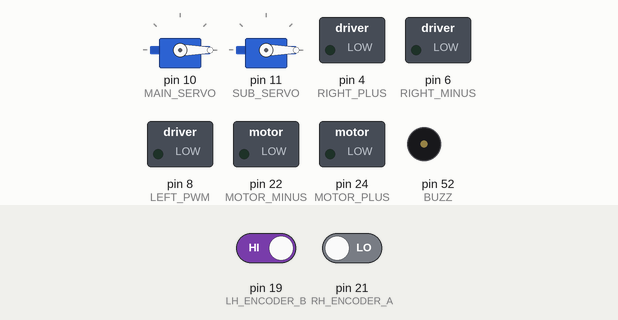
Recording of a sketch running on a simulated Arduino Mega 2560, built with avr-gcc and run on an emulated ATmega2560. On the bench: 2 × servo, switched loads named in the sketch (green lamp = pin HIGH), buzzer (waves = sounding, pin HIGH). Inputs (shaded band) come from the test bench; at power-on: pin 19 (LH_ENCODER_B) HIGH, pin 21 (RH_ENCODER_A) LOW.

Above: at 0.1 s.
At 1.46 s:
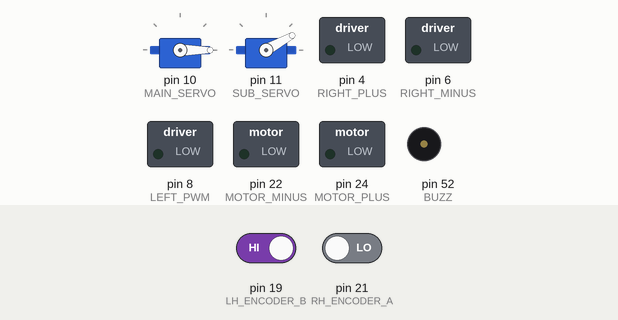
At 2.0 s:
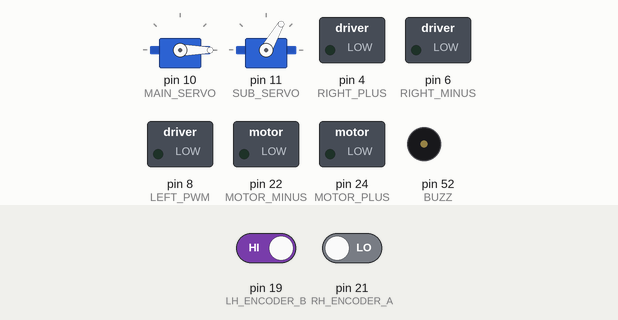
Timing chart, 0 to 3.5 s (numbered marks = the images above):
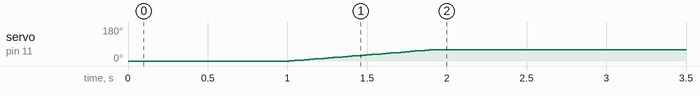

Measured:
- by itself, servo on pin 11 (SUB_SERVO): moves from 0° to 60° over 0.90 s

The sketch:

servoMain.ino
```cpp
#include <QTRSensors.h>
#include <NewPing.h>
#include <Servo.h>

#define TRIGGER_PIN  13
#define ECHO_PIN     12
#define MAX_DISTANCE 200
NewPing sonar(TRIGGER_PIN, ECHO_PIN, MAX_DISTANCE);

#define NUM_SENSORS   8
#define TIMEOUT       2500
#define EMITTER_PIN   2
QTRSensorsRC qtrrc((unsigned char[]) {48, 46, 42, 40, 38, 36,34,32},NUM_SENSORS, TIMEOUT, EMITTER_PIN);
unsigned int sensorValues[NUM_SENSORS];

#define LEFT_PLUS 7
#define LEFT_MINUS 9
#define LEFT_PWM 8

#define RIGHT_PLUS 4
#define RIGHT_MINUS 6
#define RIGHT_PWM 5

#define RH_ENCODER_A 21 //black
#define RH_ENCODER_B 20 // red
#define LH_ENCODER_A 18 //blue
#define LH_ENCODER_B 19 // white

#define SWITCH 50
#define BUZZ 52

#define IS_SWITCH_OPEN digitalRead(SWITCH)>0

#define LIMIT 31
#define LIMIT_NOT_PRESSED (digitalRead(LIMIT)>0)

volatile unsigned long leftCount = 0;
volatile unsigned long rightCount = 0;

#define MAIN_SERVO 10
#define SUB_SERVO 11

#define MOTOR_PLUS 24
#define MOTOR_MINUS 22

Servo mainServo;
Servo subServo;

void setup() {

  // set Motor PINS
  for(int i=4;i<=9;i+=2){
    pinMode(i,OUTPUT);
  }
  // Encorder
  pinMode(LH_ENCODER_A, INPUT);
  pinMode(LH_ENCODER_B, INPUT);
  pinMode(RH_ENCODER_A, INPUT);
  pinMode(RH_ENCODER_B, INPUT);

  // initialize hardware interrupts
  attachInterrupt(4, leftEncoderEvent, CHANGE);
  attachInterrupt(2, rightEncoderEvent, CHANGE);
  //for sensor panel
  for(int i=32;i<=48;i+=2){
    pinMode(i,INPUT);
  }

  pinMode(BUZZ,OUTPUT);
  Serial.begin(9600);

  //servo
  mainServo.attach(MAIN_SERVO);
  mainServo.write(0);

  subServo.attach(SUB_SERVO);
  subServo.write(0);
  //limit
  pinMode(LIMIT,INPUT);

  // motor
  pinMode(MOTOR_PLUS,OUTPUT);
  pinMode(MOTOR_MINUS,OUTPUT);
}


void loop() {
  //testA();
  delay(1000);
  for (int pos = 0; pos <=60; pos +=1) { // goes from 0 degrees to 180 degrees
    // in steps of 1 degree
    subServo.write(pos);              // tell servo to go to position in variable 'pos'
    delay(15);                       // waits 15ms for the servo to reach the position
  }
  while(1);
}

void testA(){
  //checkPanel();
  //lMotorForward(255);
  //rMotorForward(255);

  /* check Enc*/

//  motorForward(255,255);
//  Serial.print("L: ");
//  Serial.print(leftCount);
//  Serial.print("\tright: ");
//  Serial.println(rightCount);
/*PWM*/
//  for(int i=255;i>20;i--){
//    motorForward(i,i);
//    Serial.println(i);
//    delay(1);
//  }

/* sonar */
//Serial.println(readSonar());
//delay(300);

/* switch and buzer*/
//while(IS_SWITCH_OPEN);
//beep(3);

/*limit*/
//while(LIMIT_NOT_PRESSED);
//beep(3);

/*motor*/
//motorUp();
//delay(60);
//while(LIMIT_NOT_PRESSED);
//motorStopUpDown();
//while(1);

/*servo main*/
//for (int pos = 0; pos > -90; pos --) { // goes from 0 degrees to 180 degrees
//    // in steps of 1 degree
//    mainServo.write(pos);              // tell servo to go to position in variable 'pos'
//    delay(15);                       // waits 15ms for the servo to reach the position
//  }
//  while(1);

}

void beep(int i){
    for(int j=0;j<i;j++){
      digitalWrite(52,HIGH);
      delay(30);
      digitalWrite(52,LOW);
      delay(50);
    }
}

void checkPanel(){
  qtrrc.read(sensorValues);
  for (unsigned char i = 0; i < NUM_SENSORS; i++)
  {
    Serial.print(sensorValues[i]/2500);
    Serial.print('\t');
  }
  Serial.println();

  delay(250);
}

void leftEncoderEvent() {
  if (digitalRead(LH_ENCODER_A) == HIGH) {
    if (digitalRead(LH_ENCODER_B) == LOW) {
      leftCount++;
    } else {
      leftCount--;
    }
  } else {
    if (digitalRead(LH_ENCODER_B) == LOW) {
      leftCount--;
    } else {
      leftCount++;
    }
  }
}

void rightEncoderEvent() {
  if (digitalRead(RH_ENCODER_A) == HIGH) {
    if (digitalRead(RH_ENCODER_B) == LOW) {
      rightCount++;
    } else {
      rightCount--;
    }
  } else {
    if (digitalRead(RH_ENCODER_B) == LOW) {
      rightCount--;
    } else {
      rightCount++;
    }
  }
}

void motorForward(int pwml,int pwmr){
  rMotorForward(pwmr);
  lMotorForward(pwml);
}

void motorReverse(int pwml,int pwmr){
  rMotorReverse(pwmr);
  lMotorReverse(pwml);
}

void lMotorForward(int pwm){
  digitalWrite(LEFT_PLUS,HIGH);
  digitalWrite(LEFT_MINUS,LOW);
  analogWrite(LEFT_PWM,pwm);
}

void rMotorForward(int pwm){
  digitalWrite(RIGHT_PLUS,HIGH);
  digitalWrite(RIGHT_MINUS,LOW);
  analogWrite(RIGHT_PWM, pwm);
}

void lMotorReverse(int pwm){
  digitalWrite(LEFT_PLUS,LOW);
  digitalWrite(LEFT_MINUS,HIGH);
  analogWrite(LEFT_PWM,pwm);
}

void rMotorReverse(int pwm){
  digitalWrite(RIGHT_PLUS,LOW);
  digitalWrite(RIGHT_MINUS,HIGH);
  analogWrite(RIGHT_PWM, pwm);
}

void motorStop(){

  digitalWrite(RIGHT_PLUS,HIGH);
  digitalWrite(RIGHT_MINUS,HIGH);
  analogWrite(RIGHT_PWM, 0);
  digitalWrite(LEFT_PLUS,HIGH);
  digitalWrite(LEFT_MINUS,HIGH);
  analogWrite(LEFT_PWM,0);
  delay(10);
  digitalWrite(RIGHT_PLUS,LOW);
  digitalWrite(RIGHT_MINUS,LOW);
  digitalWrite(LEFT_PLUS,LOW);
  digitalWrite(LEFT_MINUS,LOW);

}

double readSonar(){
  int uS = sonar.ping();
  return (int)(uS / US_ROUNDTRIP_CM);
}

void motorUp(){
  digitalWrite(MOTOR_PLUS,HIGH);
  digitalWrite(MOTOR_MINUS,LOW);
  delay(60);
}


void motorDown(){
  digitalWrite(MOTOR_PLUS,LOW);
  digitalWrite(MOTOR_MINUS,HIGH);
  delay(60);
}


void motorStopUpDown(){
  digitalWrite(MOTOR_PLUS,HIGH);
  digitalWrite(MOTOR_MINUS,HIGH);
  delay(50);
  digitalWrite(MOTOR_PLUS,LOW);
  digitalWrite(MOTOR_MINUS,LOW);
}
```
